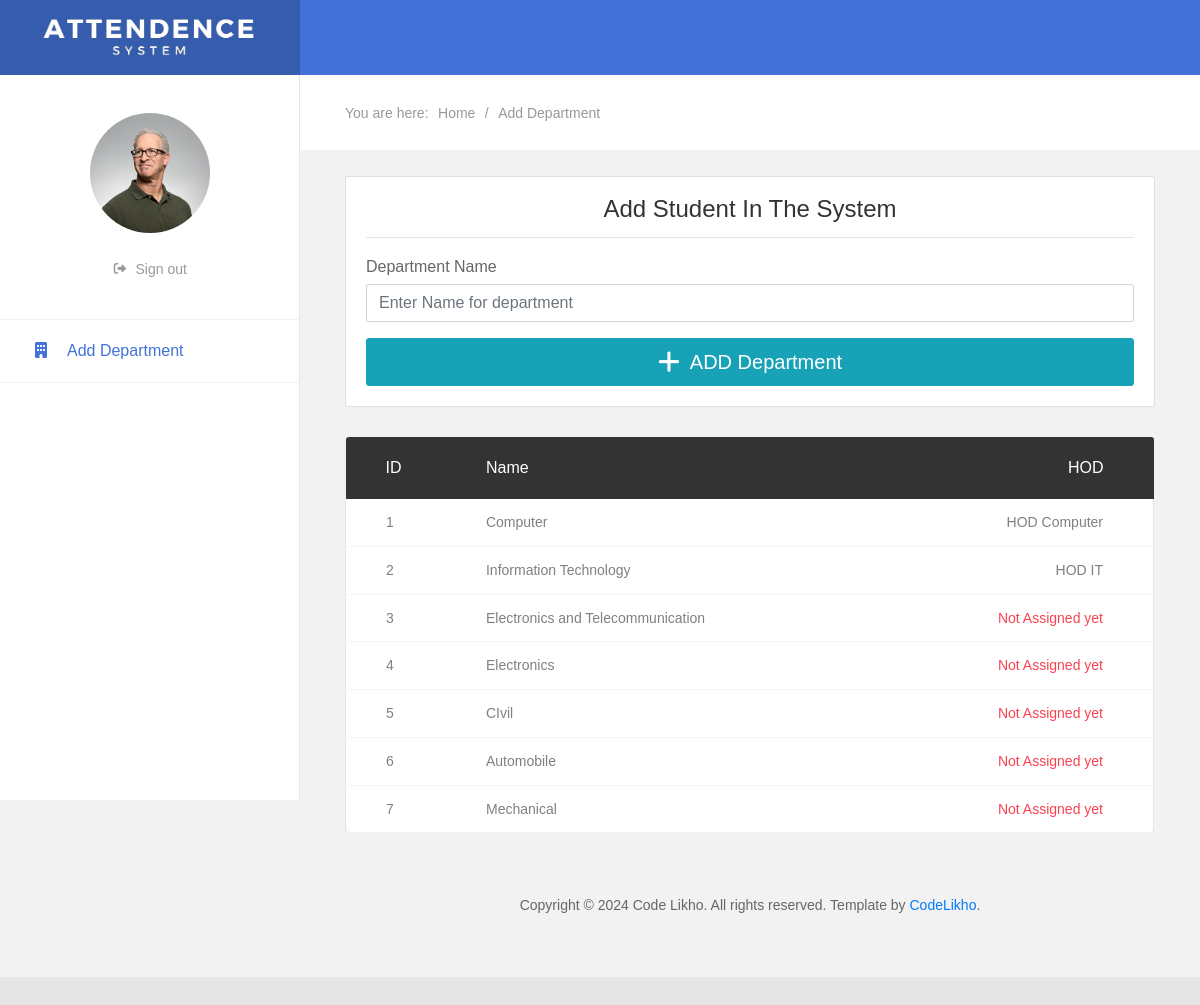
Screenshot of /principal/index.php (signed in) with the database file from the repository.
### tables this page shows
CREATE TABLE IF NOT EXISTS `department` (
  `id` int(11) NOT NULL AUTO_INCREMENT,
  `name` text NOT NULL,
  `status` tinyint(1) NOT NULL,
  PRIMARY KEY (`id`)
);

CREATE TABLE IF NOT EXISTS `hod_reg` (
  `id` int(11) NOT NULL AUTO_INCREMENT,
  `first_name` text NOT NULL,
  `last_name` text NOT NULL,
  `email` text NOT NULL,
  `phone` text NOT NULL,
  `password` text NOT NULL,
  `report_to` text NOT NULL,
  `department_id` text NOT NULL,
  PRIMARY KEY (`id`)
);

### principal/index.php (the view, shortened to what this page needs)
<!DOCTYPE html>
<html lang="en">
<head>
    <link href="css/font-face.css" rel="stylesheet" media="all">
    <link href="vendor/font-awesome-4.7/css/font-awesome.min.css" rel="stylesheet" media="all">
    <link href="vendor/font-awesome-5/css/fontawesome-all.min.css" rel="stylesheet" media="all">
    <link href="vendor/mdi-font/css/material-design-iconic-font.min.css" rel="stylesheet" media="all">
    <link href="vendor/bootstrap-4.1/bootstrap.min.css" rel="stylesheet" media="all">
    <link href="vendor/animsition/animsition.min.css" rel="stylesheet" media="all">
    <link href="vendor/bootstrap-progressbar/bootstrap-progressbar-3.3.4.min.css" rel="stylesheet" media="all">
    <link href="vendor/wow/animate.css" rel="stylesheet" media="all">
    <link href="vendor/css-hamburgers/hamburgers.min.css" rel="stylesheet" media="all">
    <link href="vendor/slick/slick.css" rel="stylesheet" media="all">
    <link href="vendor/select2/select2.min.css" rel="stylesheet" media="all">
    <link href="vendor/perfect-scrollbar/perfect-scrollbar.css" rel="stylesheet" media="all">
    <link href="vendor/vector-map/jqvmap.min.css" rel="stylesheet" media="all">
    <link href="css/theme.css" rel="stylesheet" media="all">
</head>
<body class="animsition">
    <div class="page-wrapper">
        <?php
			include ('admin_includes/sidebar.php');
		?>
        <div class="page-container2">
            <?php
                include ('admin_includes/header_desktop.php');
            ?>
            <section class="au-breadcrumb m-t-75">
                <div class="section__content section__content--p30">
                    <div class="container-fluid">
                        <div class="row">
                            <div class="col-md-12">
                                <div class="au-breadcrumb-content">
                                    <div class="au-breadcrumb-left">
                                        <span class="au-breadcrumb-span">You are here:</span>
                                        <ul class="list-unstyled list-inline au-breadcrumb__list">
                                            <li class="list-inline-item active">
                                                <a href="#">Home</a>
                                            </li>
                                            <li class="list-inline-item seprate">
                                                <span>/</span>
                                            </li>
                                            <li class="list-inline-item">Add Department</li>
                                        </ul>
                                    </div>
                                </div>
                            </div>
                        </div>
                    </div>
                </div>
            </section>
            <br>
            <div class="section__content section__content--p30">
                <div class="container-fluid">
                    <div class="row">
                        <div class="col-lg-12">
                            <div class="card">
                                <div class="card-body">
                                    <div class="card-title">
                                        <h3 class="text-center title-2">Add Student in the system</h3>
                                    </div>
                                    <hr>
                                    <form action="" method="post" novalidate="novalidate">
                                        <div class="form-group">
                                            <label for="dept" class="control-label mb-1">Department Name</label>
                                            <input id="dept" name="dept" type="text" class="form-control" aria-required="true" aria-invalid="false" placeholder="Enter Name for department">
                                        </div>
                                        <div>
                                            <button  onclick=response()  id="payment-button" type="button" class="btn btn-lg btn-info btn-block">
                                                <i class="fa fa-plus fa-lg"></i>&nbsp;
                                                <span id="payment-button-amount">ADD Department</span>
                                            </button>
                                        </div>
                                    </form>
                                </div>
                            </div>
                        </div>
                        <div class="col-md-12">
                            <div class="table-responsive m-b-40">
                                <table class="table table-borderless table-data3">
                                    <thead>
                                        <tr>
                                            <th>ID</th>
                                            <th>Name</th>
                                            <th>HOD</th>
                                        </tr>
                                    </thead>
                                    <tbody>
                                        <?php
                                            $res = mysql_query("select * from department");
                                            $idd = 1;
                                            while($row = mysql_fetch_array($res))
                                            {
                                            $res1 = mysql_query("select first_name, last_name from hod_reg where department_id = '".$row['id']."' ");
                                            $row1 = mysql_fetch_array($res1);
                                        ?>
                                        <tr>
                                            <td> <?php echo $idd;?></td>
                                            <td> <?php echo $row['name'];?></td>
                                            <?php
                                            if ($row['status']==1){
                                                ?>
                                            <td><?php echo $row1['first_name']; echo " ".$row1['last_name'];?></td>
                                            <?php
                                            }else{
                                                echo "<td class='denied'>Not Assigned yet</td>";
                                            }
                                            ?>
                                        </tr>
                                        <?php $idd++; }
                                            ?>
                                    </tbody>
                                </table>
                            </div>
                        </div>
                    </div>
                </div>
            </div>
            <section>
                <div class="container-fluid">
                    <div class="row">
                        <div class="col-md-12">
                            <div class="copyright">
                                <p>Copyright © 2024 Code Likho. All rights reserved. Template by <a href="http://codelikho.in">CodeLikho</a>.</p>
                            </div>
                        </div>
                    </div>
                </div>
            </section>
        </div>
    </div>
</body>
</html>

### principal/admin_includes/sidebar.php (shortened to what this page needs)
<aside class="menu-sidebar2">
<div class="logo">
    <a href="#">
        <img src="images/icon/logo-white.png" alt="Cool Admin" />
    </a>
</div>
<div class="menu-sidebar2__content js-scrollbar1">
    <div class="account2">
        <div class="image img-cir img-120">
            <img src="images/icon/avatar-big-01.jpg" alt="John Doe" />
        </div>
        <a href="#"  data-toggle="modal" data-target="#logoutModal"><i class="fas fa-sign-out-alt fa-sm fa-fw mr-2 text-gray-400"></i>Sign out</a>
    </div>
    <nav class="navbar-sidebar2">
        <ul class="list-unstyled navbar__list">
            <li class="active has-sub">
                <a class="js-arrow" href="dept_add.php">
                    <i class="fa-solid fa-building"></i>Add Department
                </a>
            </li>
        </ul>
    </nav>
</div>
</aside>

### principal/admin_includes/header_desktop.php (shortened to what this page needs)
<header class="header-desktop2">
                <div class="section__content section__content--p30">
                    <div class="container-fluid">
                        <div class="header-wrap2">
                            <div class="header-button2">
                                <div class="header-button-item mr-0 js-sidebar-btn">
                                    <i class="zmdi zmdi-menu"></i>
                                </div>
                            </div>
                        </div>
                    </div>
                </div>
            </header>

### rows the page displays
department: name "Computer", hod_reg.first_name "HOD", hod_reg.last_name "Computer"
department: name "Information Technology", hod_reg.first_name "HOD", hod_reg.last_name "IT"
department: name "Electronics and Telecommunication", status "Not Assigned yet"
department: name "Electronics", status "Not Assigned yet"
department: name "CIvil", status "Not Assigned yet"
department: name "Automobile", status "Not Assigned yet"
department: name "Mechanical", status "Not Assigned yet"
